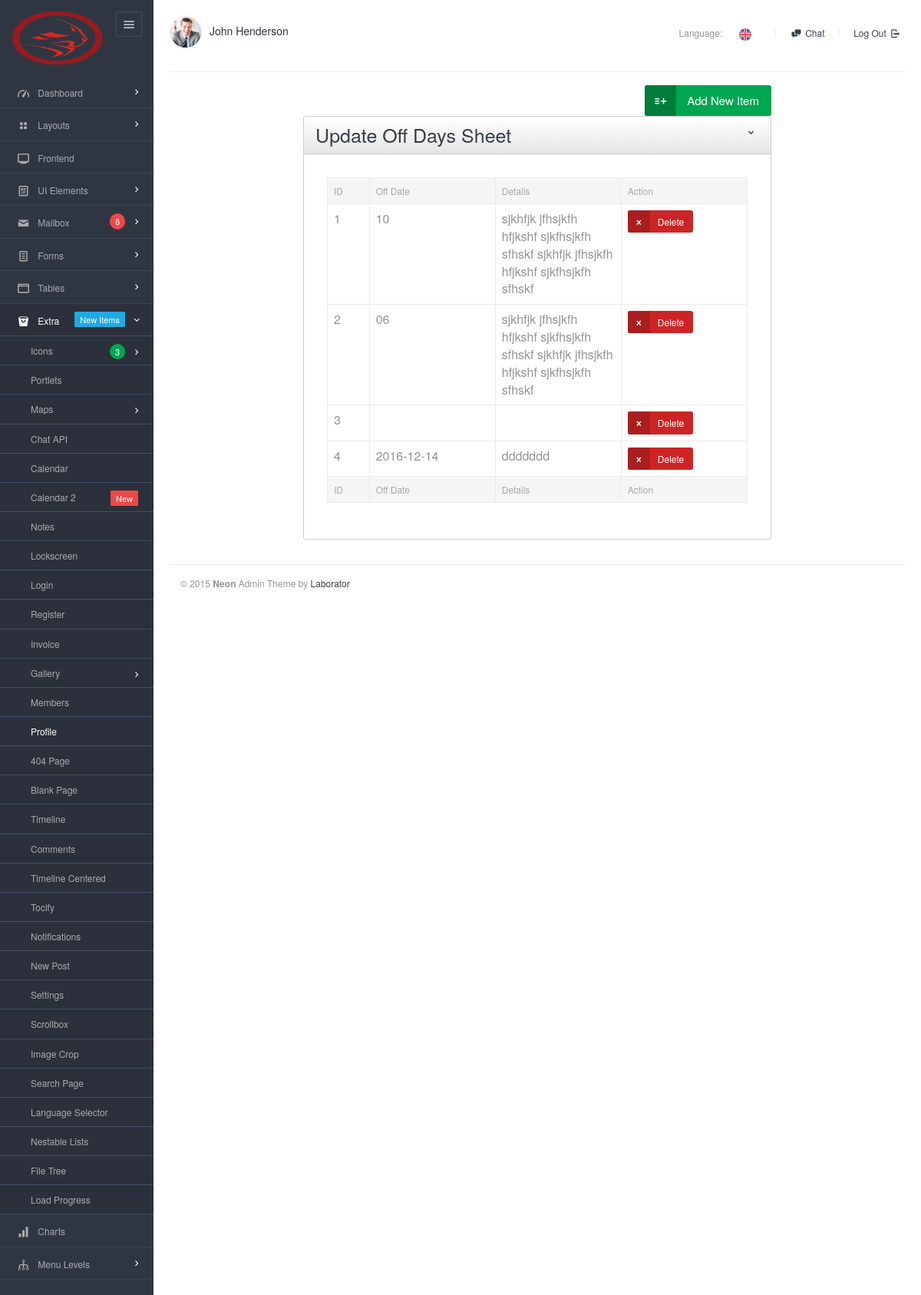
Page /views/offdays on the committed database.
### tables this page shows
CREATE TABLE `off_days` (
  `id` int(6) NOT NULL,
  `date` varchar(10) DEFAULT NULL,
  `details` varchar(255) DEFAULT NULL
);

### src/DB/Database.php (called while the page is built, shortened)
<?php
class Database{
    public function __construct(){
        try {
            $this->connection=new PDO('mysql:host=localhost;dbname=final_project', "root","");
        }
        catch (PDOException $e) {
            echo $e->getMessage();
        }
    }
}

### src/OffDays/OffDays.php (called while the page is built, shortened)
<?php
class OffDays extends DB{
    public function index(){
        $STH = $this->connection->query('SELECT * from  off_days');
        $STH->setFetchMode(PDO::FETCH_OBJ);
        $arrAllData  = $STH->fetchAll();
        return $arrAllData;
    }
}
?>

### views/offdays/index.php (the view, shortened to what this page needs)
<?php
$objEmployee = new OffDays();
$allData1 = $objEmployee->index();
?>
<!DOCTYPE html>
<html lang="en">
<head>
    <link rel="stylesheet" href="../../assets/js/jquery-ui/css/no-theme/jquery-ui-1.10.3.custom.min.css">
    <link rel="stylesheet" href="../../assets/css/font-icons/entypo/css/entypo.css">
    <link rel="stylesheet" href="../../assets/css/bootstrap.css">
    <link rel="stylesheet" href="../../assets/css/core.css">
    <link rel="stylesheet" href="../../assets/css/theme.css">
    <link rel="stylesheet" href="../../assets/css/forms.css">
    <link rel="stylesheet" href="../../assets/css/custom.css">
    <link rel="stylesheet" href="../../assets/css/sabuj.css">
</head>
<body class="page-body" data-url="http://neon.dev">
<div class="page-container">
    <div class="sidebar-menu">
        <div class="sidebar-menu-inner">
            <header class="logo-env">
                <div class="logo">
                    <a href="index.html">
                        <img src="../../assets/images/logo@2x.png" width="120" alt="" />
                    </a>
                </div>
                <div class="sidebar-collapse">
                    <a href="#" class="sidebar-collapse-icon">
                        <i class="entypo-menu"></i>
                    </a>
                </div>
            </header>
            <ul id="main-menu" class="main-menu">
                <li class="has-sub">
                    <a href="index.html">
                        <i class="entypo-gauge"></i>
                        <span class="title">Dashboard</span>
                    </a>
                </li>
                <li class="has-sub">
                    <a href="layout-api.html">
                        <i class="entypo-layout"></i>
                        <span class="title">Layouts</span>
                    </a>
                </li>
                <li>
                    <a href="index.html" target="_blank">
                        <i class="entypo-monitor"></i>
                        <span class="title">Frontend</span>
                    </a>
                </li>
                <li class="has-sub">
                    <a href="ui-panels.html">
                        <i class="entypo-newspaper"></i>
                        <span class="title">UI Elements</span>
                    </a>
                </li>
                <li class="has-sub">
                    <a href="mailbox.html">
                        <i class="entypo-mail"></i>
                        <span class="title">Mailbox</span>
                        <span class="badge badge-secondary">8</span>
                    </a>
                </li>
                <li class="has-sub">
                    <a href="forms-main.html">
                        <i class="entypo-doc-text"></i>
                        <span class="title">Forms</span>
                    </a>
                </li>
                <li class="has-sub">
                    <a href="tables-main.html">
                        <i class="entypo-window"></i>
                        <span class="title">Tables</span>
                    </a>
                </li>
                <li class="opened active has-sub">
                    <a href="extra-icons.html">
                        <i class="entypo-bag"></i>
                        <span class="title">Extra</span>
                        <span class="badge badge-info badge-roundless">New Items</span>
                    </a>
                    <ul class="visible">
                        <li class="has-sub">
                            <a href="extra-icons.html">
                                <span class="title">Icons</span>
                                <span class="badge badge-success">3</span>
                            </a>
                        </li>
                        <li>
                            <a href="extra-portlets.html">
                                <span class="title">Portlets</span>
                            </a>
                        </li>
                        <li class="has-sub">
                            <a href="extra-google-maps.html">
                                <span class="title">Maps</span>
                            </a>
                        </li>
                        <li>
                            <a href="extra-chat-api.html">
                                <span class="title">Chat API</span>
                            </a>
                        </li>
                        <li>
                            <a href="extra-calendar.html">
                                <span class="title">Calendar</span>
                            </a>
                        </li>
                        <li>
                            <a href="extra-calendar-2.html">
                                <span class="title">Calendar 2</span>
                                <span class="badge badge-secondary badge-roundless">New</span>
                            </a>
                        </li>
                        <li>
                            <a href="extra-notes.html">
                                <span class="title">Notes</span>
                            </a>
                        </li>
                        <li>
                            <a href="extra-lockscreen.html">
                                <span class="title">Lockscreen</span>
                            </a>
                        </li>
                        <li>
                            <a href="extra-login.html">
                                <span class="title">Login</span>
                            </a>
                        </li>
                        <li>
                            <a href="extra-register.html">
                                <span class="title">Register</span>
                            </a>
                        </li>
                        <li>
                            <a href="extra-invoice.html">
                                <span class="title">Invoice</span>
                            </a>
                        </li>
                        <li class="has-sub">
                            <a href="extra-gallery.html">
                                <span class="title">Gallery</span>
                            </a>
                        </li>
                        <li>
                            <a href="extra-members.html">
                                <span class="title">Members</span>
                            </a>
                        </li>
                        <li class="active">
                            <a href="extra-profile.html">
                                <span class="title">Profile</span>
                            </a>
                        </li>
                        <li>
                            <a href="extra-404.html">
                                <span class="title">404 Page</span>
                            </a>
                        </li>
                        <li>
                            <a href="extra-blank-page.html">
                                <span class="title">Blank Page</span>
                            </a>
                        </li>
                        <li>
                            <a href="extra-timeline.html">
                                <span class="title">Timeline</span>
                            </a>
                        </li>
                        <li>
                            <a href="extra-comments.html">
                                <span class="title">Comments</span>
                            </a>
                        </li>
                        <li>
                            <a href="extra-timeline-centered.html">
                                <span class="title">Timeline Centered</span>
                            </a>
                        </li>
                        <li>
                            <a href="extra-tocify.html">
                                <span class="title">Tocify</span>
                            </a>
                        </li>
                        <li>
                            <a href="ui-notifications.html">
                                <span class="title">Notifications</span>
                            </a>
                        </li>
                        <li>
                            <a href="extra-new-post.html">
                                <span class="title">New Post</span>
                            </a>
                        </li>
                        <li>
                            <a href="extra-settings.html">
                                <span class="title">Settings</span>
                            </a>
                        </li>
                        <li>
                            <a href="extra-scrollbox.html">
                                <span class="title">Scrollbox</span>
                            </a>
                        </li>
                        <li>
                            <a href="extra-image-crop.html">
                                <span class="title">Image Crop</span>
                            </a>
                        </li>
                        <li>
                            <a href="extra-search.html">
                                <span class="title">Search Page</span>
                            </a>
                        </li>
                        <li>
                            <a href="extra-language-selector.html">
                                <span class="title">Language Selector</span>
                            </a>
                        </li>
                        <li>
                            <a href="extra-nestable.html">
                                <span class="title">Nestable Lists</span>
                            </a>
                        </li>
                        <li>
                            <a href="extra-file-tree.html">
                                <span class="title">File Tree</span>
                            </a>
                        </li>
                        <li>
                            <a href="extra-load-progress.html">
                                <span class="title">Load Progress</span>
                            </a>
                        </li>
                    </ul>
                </li>
                <li>
                    <a href="charts.html">
                        <i class="entypo-chart-bar"></i>
                        <span class="title">Charts</span>
                    </a>
                </li>
                <li class="has-sub">
                    <a href="#">
                        <i class="entypo-flow-tree"></i>
                        <span class="title">Menu Levels</span>
                    </a>
                </li>
            </ul>
        </div>
    </div>
    <div class="main-content">
        <div class="row">
            <div class="col-md-6 col-sm-8 clearfix">
                <ul class="user-info pull-left pull-none-xsm">
                    <li class="profile-info dropdown">
                        <a href="#" class="dropdown-toggle" data-toggle="dropdown">
                            <img src="../../assets/images/thumb-1@2x.png" alt="" class="img-circle" width="44" />
                            John Henderson
                        </a>
                    </li>
                </ul>
            </div>
            <div class="col-md-6 col-sm-4 clearfix hidden-xs">
                <ul class="list-inline links-list pull-right">
                    <li class="dropdown language-selector">
                        Language: &nbsp;
                        <a href="#" class="dropdown-toggle" data-toggle="dropdown" data-close-others="true">
                            <img src="../../assets/images/flags/flag-uk.png" width="16" height="16" />
                        </a>
                    </li>
                    <li class="sep"></li>
                    <li>
                        <a href="#" data-toggle="chat" data-collapse-sidebar="1">
                            <i class="entypo-chat"></i>
                            Chat
                        </a>
                    </li>
                    <li class="sep"></li>
                    <li>
                        <a href="extra-login.html">
                            Log Out <i class="entypo-logout right"></i>
                        </a>
                    </li>
                </ul>
            </div>
        </div>
        <hr />
        <div class="col-sm-8 col-sm-offset-2" style="text-align: right">
            <a href="javascript:;" onclick="jQuery('#modal-1').modal('show');" class="btn btn-success btn-lg btn-icon icon-left">
                <i class="entypo-list-add"></i>
                Add New Item
            </a>
        </div>
        <form role="form" action="../employees/store.php" method="post" enctype="multipart/form-data" class="form-horizontal form-groups-bordered">
            <div class="col-md-8 col-sm-offset-2">
                <div class="panel panel-gradient" data-collapsed="0">
                    <div class="panel-heading">
                        <div class="panel-title"><h2> Update Off Days Sheet</h2></div>
                        <div class="panel-options">
                            <a href="#" data-rel="collapse"><i class="entypo-down-open"></i></a>
                        </div>
                    </div>
                    <div class="panel-body">
                        <div class="panel-body">
                            <table class="table table-bordered datatable" id="table-1">
                                <thead>
                                <tr>
                                    <th class="col-lg-1">ID</th>
                                    <th class="col-lg-3">Off Date</th>
                                    <th class="col-lg-3">Details</th>
                                    <th class="col-lg-3">Action</th>
                                </tr>
                                </thead>
                                <tbody>
                                <?php foreach($allData1 as $data){?>
                                <tr class="odd gradeX">
                                    <td><?php echo $data->id?></td>
                                    <td><?php echo $data->date?></td>
                                    <td><?php echo $data->details?></td>
                                    <td>
                                        <a href="delete.php?id=<?php echo $allData->id?>" class="btn btn-danger btn-md btn-icon icon-left" role="button">
                                            <i class="entypo-cancel"></i>
                                            Delete
                                        </a>
                                    </td>
                                    <?php }?>
                                </tr>
                                </tbody>
                                <tfoot>
                                <tr>
                                    <th class="col-lg-1">ID</th>
                                    <th class="col-lg-3">Off Date</th>
                                    <th class="col-lg-3">Details</th>
                                    <th class="col-lg-3">Action</th>
                                </tfoot>
                            </table>
                        </div>
                    </div>
                </div>
            </div>
        </form>
        <footer class="main col-lg-12">
            &copy; 2015 <strong>Neon</strong> Admin Theme by <a href="http://laborator.co" target="_blank">Laborator</a>
        </footer>
    </div>
    <link rel="stylesheet" href="../../assets/js/selectboxit/jquery.selectBoxIt.css">
</body>
</html>

### assets/css/sabuj.css (style rules this page uses)
.opened { background-color: #3D5580; }
.table > tbody > tr > td { font-size: 16px !important; }

### rows in the picture
off_days: id "1", date "10", details "sjkhfjk jfhsjkfh hfjkshf sjkfhsjkfh sfhskf sjkhfjk jfhsjkfh hfjkshf sjkfhsjkfh sfhskf"
off_days: id "2", date "06", details "sjkhfjk jfhsjkfh hfjkshf sjkfhsjkfh sfhskf sjkhfjk jfhsjkfh hfjkshf sjkfhsjkfh sfhskf"
off_days: id "3"
off_days: id "4", date "2016-12-14", details "ddddddd"
